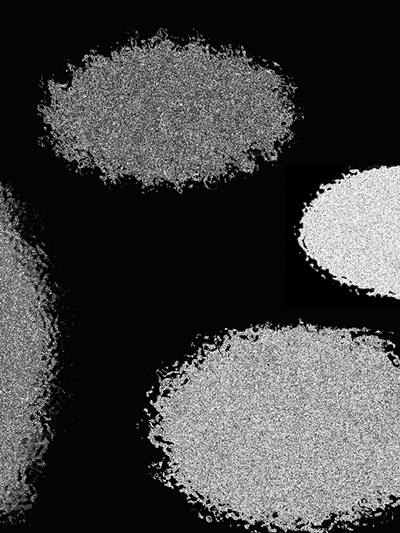
#> input picture Skyfi Labs Computer Vision/ellipses.jpg, 400 x 533 px
$ python smoothing.py
#> lines starting #> are read from the running program, lines starting #| are printed output that depends on the picture
import cv2 as cv
import numpy as np
from matplotlib import pyplot as plt

img = cv.imread('ellipses.jpg')
#> img is the input picture: shape (533, 400, 3); min 0, max 255, mean 66.8

##                   size = width , length
blur = cv.blur (img,(6,6))
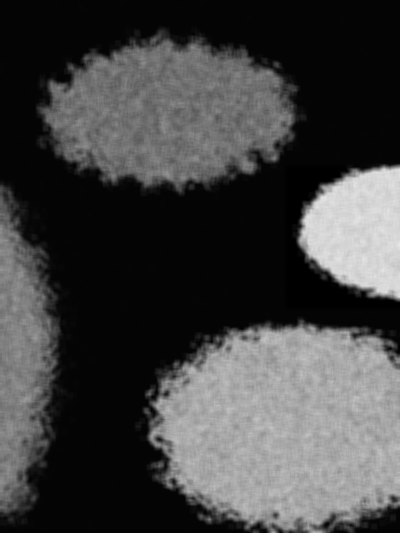
#> blur: shape (533, 400, 3); min 0, max 230, mean 66.6

gauss_blur = cv.GaussianBlur(img,(5,7),1)
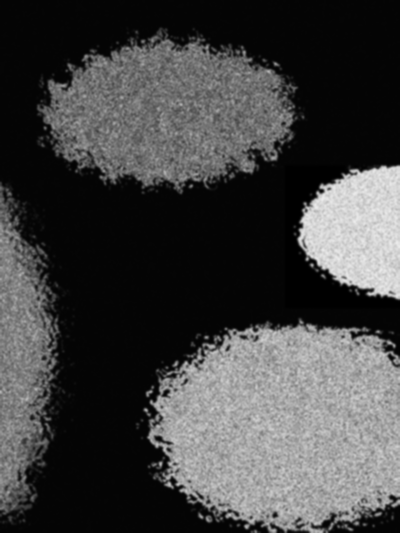
#> gauss_blur: shape (533, 400, 3); min 0, max 236, mean 66.7

median = cv.medianBlur(img,5)
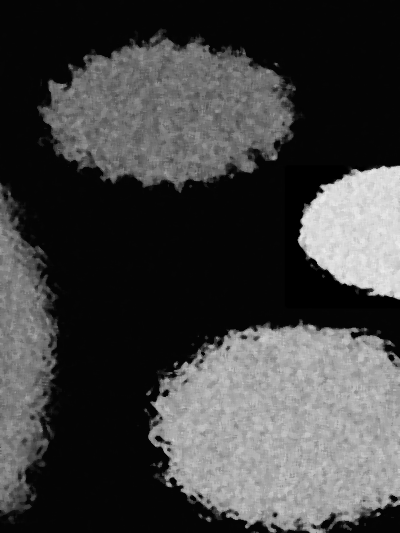
#> median: shape (533, 400, 3); min 0, max 237, mean 65.7

bilateral = cv.bilateralFilter(img,9,75,75)


plt.subplot(121)
plt.imshow(img)
plt.title('original')
plt.xticks([])
plt.yticks([])

plt.subplot(122)
plt.imshow(blur)
plt.title('Averaging')
plt.xticks([])
plt.yticks([])

plt.subplot(122)
plt.imshow(gauss_blur)
plt.title('gauss_blur')
plt.xticks([])
plt.yticks([])

plt.subplot(122)
plt.imshow(median)
plt.title('median')
plt.xticks([])
plt.yticks([])

plt.subplot(122)
plt.imshow(bilateral)
plt.title('bilateral')
plt.xticks([])
plt.yticks([])


plt.show()
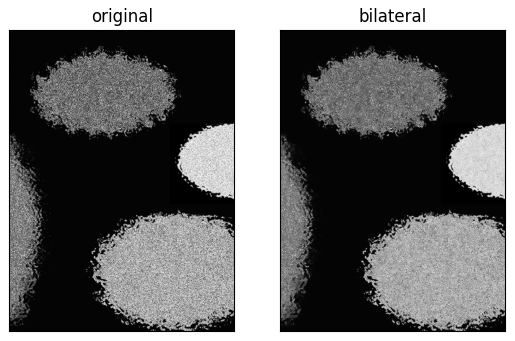
#> figure drawn by matplotlib, 2 panels

$ run again, with Skyfi Labs Computer Vision/gradient.png saved as Skyfi Labs Computer Vision/ellipses.jpg
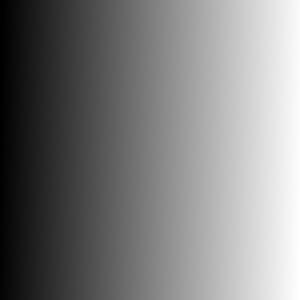
#> input picture Skyfi Labs Computer Vision/gradient.png, 300 x 300 px
#> img is the input picture: shape (300, 300, 3); min 0, max 255, mean 126.5
#> `plt.show()`:
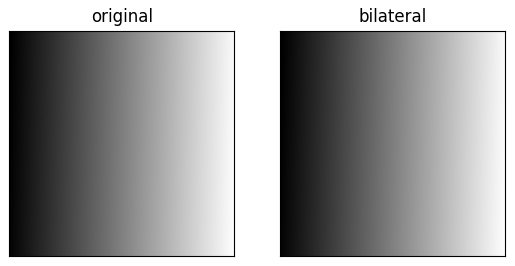
#> figure drawn by matplotlib, 2 panels
